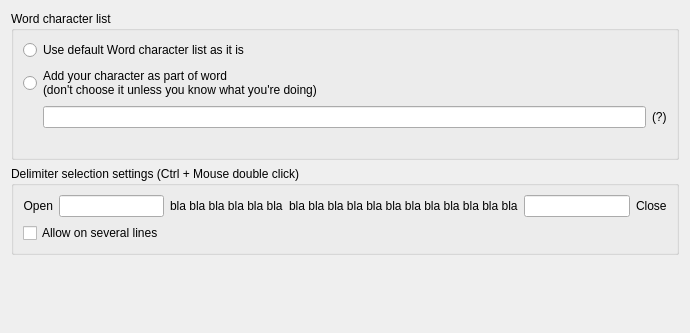
<?xml version="1.0" encoding="UTF-8"?>
<ui version="4.0">
 <class>PreferenceSubDelimiterDlg</class>
 <widget class="QWidget" name="PreferenceSubDelimiterDlg">
  <property name="geometry"><rect><x>0</x><y>0</y><width>690</width><height>333</height></rect></property>
  <layout class="QVBoxLayout" name="layout1">
   <item>
    <widget class="QGroupBox" name="wordcharlistGbStatic">
     <property name="nppId" stdset="0"><number>6161</number></property>
     <property name="title"><string>Word character list</string></property>
     <layout class="QVBoxLayout" name="layout2">
      <item>
       <widget class="QRadioButton" name="radioWordcharDefault">
        <property name="nppId" stdset="0"><number>6162</number></property>
        <property name="text"><string>Use default Word character list as it is</string></property>
        <attribute name="buttonGroup"><string notr="true">radioGroup1</string></attribute>
       </widget>
      </item>
      <item>
       <widget class="QRadioButton" name="radioWordcharCustom">
        <property name="nppId" stdset="0"><number>6163</number></property>
        <property name="text"><string>Add your character as part of word
(don't choose it unless you know what you're doing)</string></property>
        <attribute name="buttonGroup"><string notr="true">radioGroup2</string></attribute>
       </widget>
      </item>
      <item>
       <layout class="QHBoxLayout" name="layout3">
        <item>
         <spacer name="spacer4">
          <property name="orientation"><enum>Qt::Horizontal</enum></property>
          <property name="sizeType"><enum>QSizePolicy::Fixed</enum></property>
          <property name="sizeHint" stdset="0"><size><width>20</width><height>0</height></size></property>
         </spacer>
        </item>
        <item>
         <widget class="QLineEdit" name="wordcharCustomEdit">
          <property name="nppId" stdset="0"><number>6164</number></property>
         </widget>
        </item>
        <item>
         <widget class="QLabel" name="wordcharQuestionButton">
          <property name="nppId" stdset="0"><number>6165</number></property>
          <property name="text"><string>(?)</string></property>
         </widget>
        </item>
       </layout>
      </item>
      <item>
       <widget class="QLabel" name="staticWordcharWarning">
        <property name="nppId" stdset="0"><number>6166</number></property>
        <property name="text"><string/></property>
       </widget>
      </item>
     </layout>
    </widget>
   </item>
   <item>
    <widget class="QGroupBox" name="delimitersettingsGbStatic">
     <property name="nppId" stdset="0"><number>6251</number></property>
     <property name="title"><string>Delimiter selection settings (Ctrl + Mouse double click)</string></property>
     <layout class="QVBoxLayout" name="layout5">
      <item>
       <layout class="QHBoxLayout" name="layout6">
        <item>
         <widget class="QLabel" name="staticOpendelimiter">
          <property name="nppId" stdset="0"><number>6252</number></property>
          <property name="text"><string>Open</string></property>
          <property name="alignment"><set>Qt::AlignRight|Qt::AlignVCenter</set></property>
         </widget>
        </item>
        <item>
         <widget class="QLineEdit" name="editOpendelimiter">
          <property name="nppId" stdset="0"><number>6253</number></property>
          <property name="alignment"><set>Qt::AlignRight|Qt::AlignVCenter</set></property>
         </widget>
        </item>
        <item>
         <widget class="QLabel" name="staticBlabla">
          <property name="nppId" stdset="0"><number>6257</number></property>
          <property name="text"><string>bla bla bla bla bla bla</string></property>
         </widget>
        </item>
        <item>
         <widget class="QLabel" name="staticBlabla2ndline">
          <property name="nppId" stdset="0"><number>6258</number></property>
          <property name="text"><string>bla bla bla bla bla bla bla bla bla bla bla bla</string></property>
         </widget>
        </item>
        <item>
         <widget class="QLineEdit" name="editClosedelimiter">
          <property name="nppId" stdset="0"><number>6254</number></property>
         </widget>
        </item>
        <item>
         <widget class="QLabel" name="staticClosedelimiter">
          <property name="nppId" stdset="0"><number>6255</number></property>
          <property name="text"><string>Close</string></property>
         </widget>
        </item>
        <item>
         <spacer name="spacer7">
          <property name="orientation"><enum>Qt::Horizontal</enum></property>
          <property name="sizeType"><enum>QSizePolicy::Expanding</enum></property>
          <property name="sizeHint" stdset="0"><size><width>0</width><height>0</height></size></property>
         </spacer>
        </item>
       </layout>
      </item>
      <item>
       <widget class="QCheckBox" name="severallinemodeonCheck">
        <property name="nppId" stdset="0"><number>6256</number></property>
        <property name="text"><string>Allow on several lines</string></property>
       </widget>
      </item>
     </layout>
    </widget>
   </item>
   <item>
    <spacer name="spacer8">
     <property name="orientation"><enum>Qt::Vertical</enum></property>
     <property name="sizeType"><enum>QSizePolicy::Expanding</enum></property>
     <property name="sizeHint" stdset="0"><size><width>0</width><height>0</height></size></property>
    </spacer>
   </item>
  </layout>
 </widget>
 <resources/>
 <connections/>
 <buttongroups>
  <buttongroup name="radioGroup1"/>
  <buttongroup name="radioGroup2"/>
 </buttongroups>
</ui>
